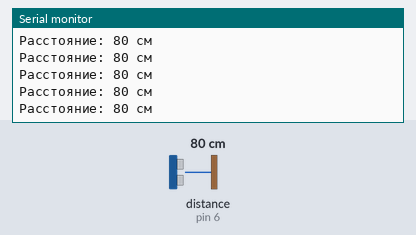
Recording of a sketch running on a simulated Arduino Uno, built with avr-gcc and run on an emulated ATmega328P. Parts: the last lines printed to the serial monitor. Wiring (inferred from the names in the program): ultrasonic range finder: trigger pin 5; echo pin 6. Inputs (shaded band) come from the test bench; at power-on: distance to the obstacle (sensor on pin 6) 80 cm. The echo pulse lasts 58.3 µs per cm.

Above: at 1.2 s.
1.3 s: distance to the obstacle (sensor on pin 6) set to 60 cm
At 1.38 s:
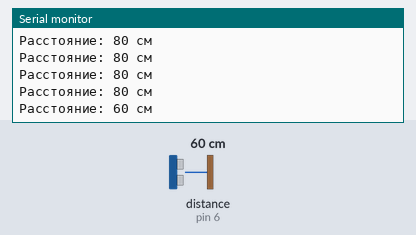
4.3 s: distance to the obstacle (sensor on pin 6) set to 2 cm
At 4.3 s:
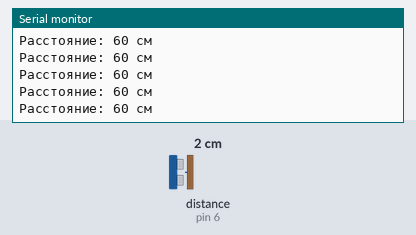
Timing chart, 0 to 7.3 s (numbered marks = the images above; inputs shaded):
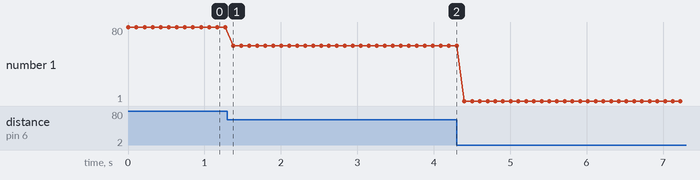

Measured:
- after the input at 1.3 s, the serial monitor: prints a new line after 0.08 s (image 1)
- plotted number 1: 80 → 60 after the input at 1.3 s, 60 → 1 after the input at 4.3 s

The sketch:

Ardu8_22_Ultrasonic.ino
```cpp
/*
  Робототехнический контроллер «Кибернетический»: модуль «Ультразвуковой дальномер»

  TRIG (разъём X2 модуля) → D5 (XP19), ECHO (X4) → D6 (XP20).
  Расстояние в сантиметрах выводится в монитор порта (115200) 10 раз в секунду.
  Расстояние, см = длительность эха, мкс / 58.

  Плата в Arduino IDE: Arduino Uno. Кабель USB-C — в ВЕРХНИЙ разъём (Arduino).
  DIP-переключатель: DIP1 и DIP4 = OFF.
*/


// ---------- Модуль «Ультразвуковой дальномер» ----------
const int TRIG = 5;   // X2 модуля → D5 (XP19)
const int ECHO = 6;   // X4 модуля → D6 (XP20)

// Измерить расстояние в сантиметрах. 0 — эхо не вернулось.
int readDistance() {
  digitalWrite(TRIG, LOW);
  delayMicroseconds(2);
  digitalWrite(TRIG, HIGH);              // импульс 10 мкс запускает измерение
  delayMicroseconds(10);
  digitalWrite(TRIG, LOW);
  long us = pulseIn(ECHO, HIGH, 30000);  // длительность эха, ждём не дольше 30 мс
  return us / 58;                        // см = мкс / 58
}

void setup() {
  pinMode(TRIG, OUTPUT);
  pinMode(ECHO, INPUT);
  Serial.begin(115200);
}

void loop() {
  int cm = readDistance();
  if (cm == 0) {
    Serial.println("нет эха");
  } else {
    Serial.print("Расстояние: ");
    Serial.print(cm);
    Serial.println(" см");
  }
  delay(100);
}
```
